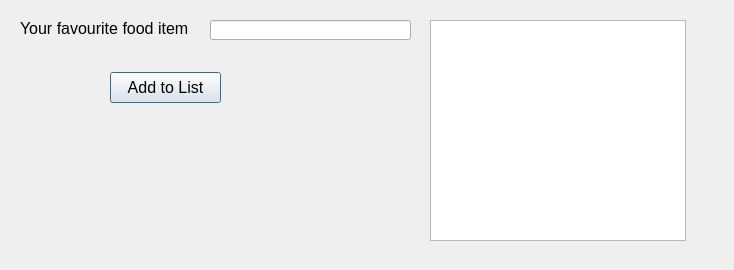
<?xml version="1.0" encoding="UTF-8"?>
<ui version="4.0">
 <class>Dialog</class>
 <widget class="QDialog" name="Dialog">
  <property name="geometry">
   <rect>
    <x>0</x>
    <y>0</y>
    <width>734</width>
    <height>270</height>
   </rect>
  </property>
  <property name="windowTitle">
   <string>Dialog</string>
  </property>
  <widget class="QLabel" name="label">
   <property name="geometry">
    <rect>
     <x>20</x>
     <y>20</y>
     <width>191</width>
     <height>16</height>
    </rect>
   </property>
   <property name="font">
    <font>
     <pointsize>12</pointsize>
    </font>
   </property>
   <property name="text">
    <string>Your favourite food item</string>
   </property>
  </widget>
  <widget class="QLineEdit" name="lineEditFoodItem">
   <property name="geometry">
    <rect>
     <x>210</x>
     <y>20</y>
     <width>201</width>
     <height>20</height>
    </rect>
   </property>
   <property name="font">
    <font>
     <pointsize>12</pointsize>
    </font>
   </property>
  </widget>
  <widget class="QPushButton" name="pushButtonAdd">
   <property name="geometry">
    <rect>
     <x>110</x>
     <y>72</y>
     <width>111</width>
     <height>31</height>
    </rect>
   </property>
   <property name="font">
    <font>
     <pointsize>12</pointsize>
    </font>
   </property>
   <property name="text">
    <string>Add to List</string>
   </property>
  </widget>
  <widget class="QListWidget" name="listWidgetSelectedItems">
   <property name="geometry">
    <rect>
     <x>430</x>
     <y>20</y>
     <width>256</width>
     <height>221</height>
    </rect>
   </property>
   <property name="font">
    <font>
     <pointsize>12</pointsize>
    </font>
   </property>
  </widget>
 </widget>
 <resources/>
 <connections/>
</ui>
